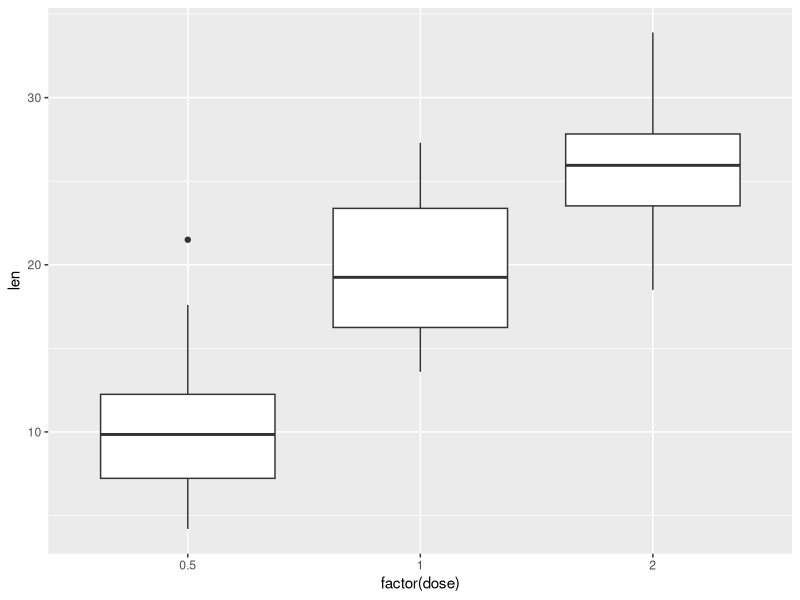
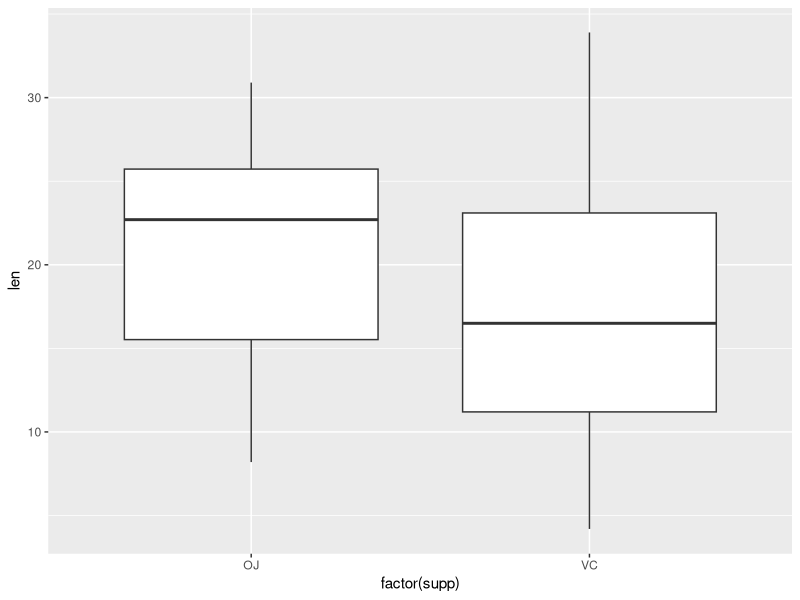

R code for these plots, in order:
## ---- chunk 1
library(ggplot2)
library(dplyr)
## ---- chunk 2
data("ToothGrowth")
data = ToothGrowth
str(data)
## ---- chunk 3
data$dose = as.factor(data$dose)

ggplot(data, aes(factor(dose), len)) + 
  geom_boxplot()

## ---- chunk 4
ggplot(data, aes(factor(supp), len)) + 
  geom_boxplot()

## ---- chunk 5
ojdata <- dplyr::filter(data, supp=='OJ')
vcdata <- dplyr::filter(data, supp=='VC')
test1 <- t.test(ojdata$len, vcdata$len, paired = TRUE)
test1
## ---- chunk 6
group1 <- dplyr::filter(data, dose==0.5)
group2 <- dplyr::filter(data, dose==1)
group3 <- dplyr::filter(data, dose==2)

test2 <- t.test(group1$len, group2$len, paired=TRUE)
test3 <- t.test(group2$len, group3$len, paired=TRUE)

test2$p.value < 0.05
test3$p.value < 0.05
